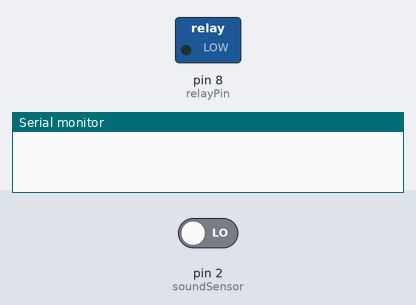
Bench run of a sketch on a simulated Arduino Uno, built with avr-gcc and run on an emulated ATmega328P. Shown: switched loads named in the sketch (green lamp = pin HIGH), the last lines printed to the serial monitor. Dashed ring = blinking. The test bench sets the inputs (shaded band); at power-on: pin 2 (soundSensor) LOW.

Above: at 1.2 s.
1.3 s: pin 2 (soundSensor) driven HIGH
At 2.1 s:
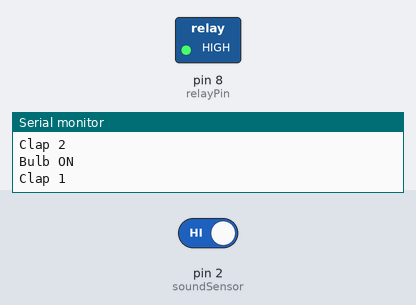
4.3 s: pin 2 (soundSensor) driven LOW
At 4.9 s:
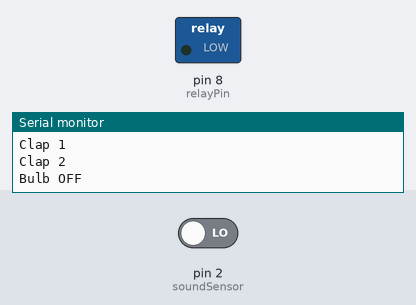
Timing chart, 0 to 7.3 s (numbered marks = the images above; inputs shaded):
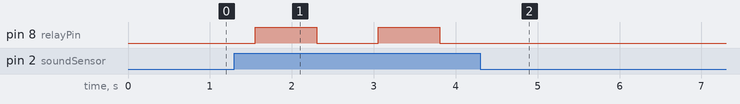

Measured:
- after the input at 1.3 s, pin 8 (relayPin): alternates HIGH for 0.75 s and LOW for 0.75 s, starting after 0.25 s
- after the input at 4.3 s, pin 8 (relayPin): stops changing and stays LOW

The sketch:

ClapSwitch_DoubleClap.ino
```cpp
const int soundSensor = 2;     // D0 of sound sensor
const int relayPin = 8;        // Relay control pin

int clapCount = 0;
unsigned long firstClapTime = 0;
bool bulbState = false;

void setup() {
  pinMode(soundSensor, INPUT);
  pinMode(relayPin, OUTPUT);
  digitalWrite(relayPin, LOW); // Bulb OFF initially
  Serial.begin(9600);
}

void loop() {
  int sensorValue = digitalRead(soundSensor);
  unsigned long currentTime = millis();

  if (sensorValue == HIGH) {
    // Ignore if claps are too close together (debounce)
    if (currentTime - firstClapTime > 200) {
      clapCount++;
      Serial.print("Clap ");
      Serial.println(clapCount);

      // First clap: start timing
      if (clapCount == 1) {
        firstClapTime = currentTime;
      }

      delay(50); // short debounce
    }
  }

  // If 2 claps detected within 1 second
  if (clapCount == 2 && (currentTime - firstClapTime <= 1000)) {
    bulbState = !bulbState;
    digitalWrite(relayPin, bulbState ? HIGH : LOW);
    Serial.println(bulbState ? "Bulb ON" : "Bulb OFF");

    // Reset for next double clap
    clapCount = 0;
    delay(500); // delay to prevent re-trigger
  }

  // If too much time passed after 1st clap, reset counter
  if (clapCount > 0 && (currentTime - firstClapTime > 1000)) {
    clapCount = 0;
  }
}
```
